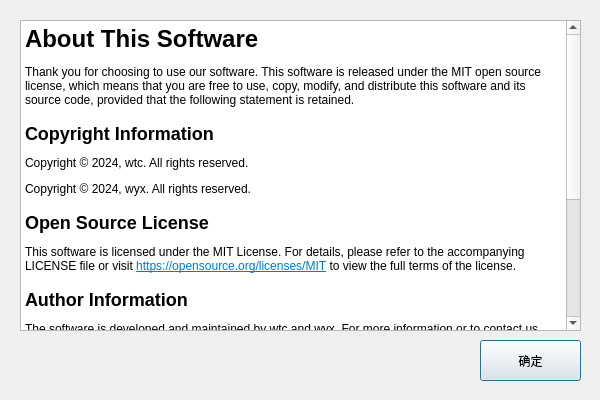
<?xml version="1.0" encoding="UTF-8"?>
<ui version="4.0">
 <class>AboutDialogClass</class>
 <widget class="QDialog" name="AboutDialogClass">
  <property name="geometry">
   <rect>
    <x>0</x>
    <y>0</y>
    <width>600</width>
    <height>400</height>
   </rect>
  </property>
  <property name="windowTitle">
   <string>AboutDialog</string>
  </property>
  <widget class="QTextEdit" name="textEdit">
   <property name="geometry">
    <rect>
     <x>20</x>
     <y>20</y>
     <width>561</width>
     <height>311</height>
    </rect>
   </property>
   <property name="html">
    <string>&lt;!DOCTYPE HTML PUBLIC &quot;-//W3C//DTD HTML 4.0//EN&quot; &quot;http://www.w3.org/TR/REC-html40/strict.dtd&quot;&gt;
&lt;html&gt;&lt;head&gt;&lt;meta name=&quot;qrichtext&quot; content=&quot;1&quot; /&gt;&lt;meta charset=&quot;utf-8&quot; /&gt;&lt;title&gt;About&lt;/title&gt;&lt;style type=&quot;text/css&quot;&gt;
p, li { white-space: pre-wrap; }
hr { height: 1px; border-width: 0; }
li.unchecked::marker { content: &quot;\2610&quot;; }
li.checked::marker { content: &quot;\2612&quot;; }
&lt;/style&gt;&lt;/head&gt;&lt;body style=&quot; font-family:'Microsoft YaHei UI'; font-size:9pt; font-weight:400; font-style:normal;&quot;&gt;
&lt;h1 style=&quot; margin-top:18px; margin-bottom:12px; margin-left:0px; margin-right:0px; -qt-block-indent:0; text-indent:0px;&quot;&gt;&lt;span style=&quot; font-size:xx-large; font-weight:700;&quot;&gt;About This Software &lt;/span&gt;&lt;/h1&gt;
&lt;p style=&quot; margin-top:12px; margin-bottom:12px; margin-left:0px; margin-right:0px; -qt-block-indent:0; text-indent:0px;&quot;&gt;Thank you for choosing to use our software. This software is released under the MIT open source license, which means that you are free to use, copy, modify, and distribute this software and its source code, provided that the following statement is retained. &lt;/p&gt;
&lt;h2 style=&quot; margin-top:16px; margin-bottom:12px; margin-left:0px; margin-right:0px; -qt-block-indent:0; text-indent:0px;&quot;&gt;&lt;span style=&quot; font-size:x-large; font-weight:700;&quot;&gt;Copyright Information &lt;/span&gt;&lt;/h2&gt;
&lt;p style=&quot; margin-top:12px; margin-bottom:12px; margin-left:0px; margin-right:0px; -qt-block-indent:0; text-indent:0px;&quot;&gt;Copyright © 2024, wtc. All rights reserved. &lt;/p&gt;
&lt;p style=&quot; margin-top:12px; margin-bottom:12px; margin-left:0px; margin-right:0px; -qt-block-indent:0; text-indent:0px;&quot;&gt;Copyright © 2024, wyx. All rights reserved. &lt;/p&gt;
&lt;h2 style=&quot; margin-top:16px; margin-bottom:12px; margin-left:0px; margin-right:0px; -qt-block-indent:0; text-indent:0px;&quot;&gt;&lt;span style=&quot; font-size:x-large; font-weight:700;&quot;&gt;Open Source License &lt;/span&gt;&lt;/h2&gt;
&lt;p style=&quot; margin-top:12px; margin-bottom:12px; margin-left:0px; margin-right:0px; -qt-block-indent:0; text-indent:0px;&quot;&gt;This software is licensed under the MIT License. For details, please refer to the accompanying LICENSE file or visit &lt;a href=&quot;https://opensource.org/licenses/MIT&quot;&gt;&lt;span style=&quot; text-decoration: underline; color:#0078d4;&quot;&gt;https://opensource.org/licenses/MIT&lt;/span&gt;&lt;/a&gt; to view the full terms of the license. &lt;/p&gt;
&lt;h2 style=&quot; margin-top:16px; margin-bottom:12px; margin-left:0px; margin-right:0px; -qt-block-indent:0; text-indent:0px;&quot;&gt;&lt;span style=&quot; font-size:x-large; font-weight:700;&quot;&gt;Author Information &lt;/span&gt;&lt;/h2&gt;
&lt;p style=&quot; margin-top:12px; margin-bottom:12px; margin-left:0px; margin-right:0px; -qt-block-indent:0; text-indent:0px;&quot;&gt;The software is developed and maintained by wtc and wyx. For more information or to contact us, please use the following: &lt;/p&gt;
&lt;ul style=&quot;margin-top: 0px; margin-bottom: 0px; margin-left: 0px; margin-right: 0px; -qt-list-indent: 1;&quot;&gt;
&lt;li style=&quot; margin-top:12px; margin-bottom:12px; margin-left:0px; margin-right:0px; -qt-block-indent:0; text-indent:0px;&quot;&gt;&lt;a href=&quot;https://github.com/wtcpython&quot;&gt;&lt;span style=&quot; text-decoration: underline; color:#0078d4;&quot;&gt;GitHub: wtc&lt;/span&gt;&lt;/a&gt; &lt;/li&gt;&lt;/ul&gt;
&lt;ul style=&quot;margin-top: 0px; margin-bottom: 0px; margin-left: 0px; margin-right: 0px; -qt-list-indent: 1;&quot;&gt;
&lt;li style=&quot; margin-top:12px; margin-bottom:12px; margin-left:0px; margin-right:0px; -qt-block-indent:0; text-indent:0px;&quot;&gt;&lt;a href=&quot;https://github.com/yunianxi&quot;&gt;&lt;span style=&quot; text-decoration: underline; color:#0078d4;&quot;&gt;GitHub: wyx&lt;/span&gt;&lt;/a&gt; &lt;/li&gt;&lt;/ul&gt;
&lt;h2 style=&quot; margin-top:16px; margin-bottom:12px; margin-left:0px; margin-right:0px; -qt-block-indent:0; text-indent:0px;&quot;&gt;&lt;span style=&quot; font-size:x-large; font-weight:700;&quot;&gt;Source Code &lt;/span&gt;&lt;/h2&gt;
&lt;p style=&quot; margin-top:12px; margin-bottom:12px; margin-left:0px; margin-right:0px; -qt-block-indent:0; text-indent:0px;&quot;&gt;The source code of this software is publicly available on GitHub. You're welcome to visit and contribute to the code: &lt;/p&gt;
&lt;ul style=&quot;margin-top: 0px; margin-bottom: 0px; margin-left: 0px; margin-right: 0px; -qt-list-indent: 1;&quot;&gt;
&lt;li style=&quot; margin-top:12px; margin-bottom:12px; margin-left:0px; margin-right:0px; -qt-block-indent:0; text-indent:0px;&quot;&gt;&lt;a href=&quot;https://github.com/wtcpython/LibraryManager&quot;&gt;&lt;span style=&quot; text-decoration: underline; color:#0078d4;&quot;&gt;GitHub Repository: LibraryManager&lt;/span&gt;&lt;/a&gt; &lt;/li&gt;&lt;/ul&gt;
&lt;p style=&quot; margin-top:12px; margin-bottom:12px; margin-left:0px; margin-right:0px; -qt-block-indent:0; text-indent:0px;&quot;&gt;We are committed to continuous improvement and providing better services. Your feedback is very important to us. If you have any questions or suggestions, please feel free to contact us.&lt;/p&gt;&lt;/body&gt;&lt;/html&gt;</string>
   </property>
  </widget>
  <widget class="QPushButton" name="exitButton">
   <property name="geometry">
    <rect>
     <x>480</x>
     <y>340</y>
     <width>101</width>
     <height>41</height>
    </rect>
   </property>
   <property name="text">
    <string>确定</string>
   </property>
  </widget>
 </widget>
 <layoutdefault spacing="6" margin="11"/>
 <resources/>
 <connections/>
</ui>
